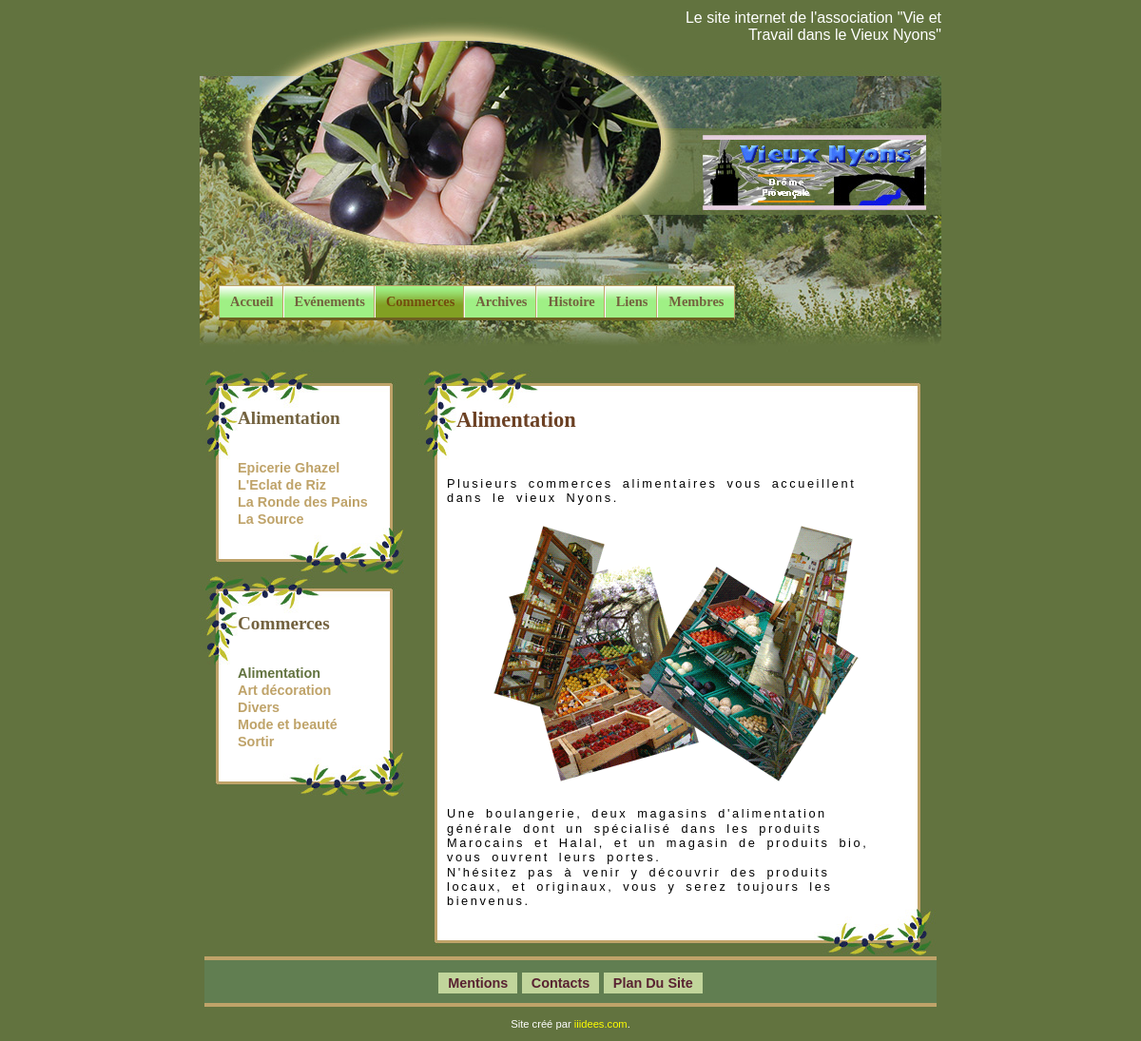
The app's page /fr/noscom.php?typid=1&comid=0 with its own data.
### tables this page shows
CREATE TABLE IF NOT EXISTS `vsyscommercetype` (
  `v_ComTypeID` smallint(4) unsigned NOT NULL AUTO_INCREMENT,
  `v_ComNom` varchar(20) NOT NULL,
  `v_ComActive` tinyint(4) unsigned NOT NULL DEFAULT '1',
  `v_ComNomUK` varchar(20) NOT NULL DEFAULT '',
  PRIMARY KEY (`v_ComTypeID`)
);

CREATE TABLE IF NOT EXISTS `vsyscommerces` (
  `v_EtabID` smallint(4) unsigned NOT NULL AUTO_INCREMENT,
  `v_MembreID` smallint(4) unsigned NOT NULL,
  `v_EtabNom` varchar(50) NOT NULL,
  `v_EtabNumero` smallint(4) NOT NULL,
  `v_RueID` smallint(4) unsigned NOT NULL,
  `v_EtabPhone` varchar(14) DEFAULT NULL,
  `v_EtabFax` varchar(14) DEFAULT NULL,
  `v_EtabMobile` varchar(14) DEFAULT NULL,
  `v_HoraireOnMatin` varchar(5) NOT NULL,
  `v_HoraireOffMatin` varchar(5) NOT NULL,
  `v_HoraireOnSoir` varchar(5) DEFAULT NULL,
  `v_HoraireOffSoir` varchar(5) DEFAULT NULL,
  `v_EtabFerme` varchar(7) NOT NULL,
  `v_EtabResponsable1` varchar(60) NOT NULL,
  `v_EtabResponsable2` varchar(60) DEFAULT NULL,
  `v_EtabActivite` varchar(120) NOT NULL,
  `v_EtabURL` varchar(120) DEFAULT NULL,
  `v_EtabEmail` varchar(120) DEFAULT NULL,
  `v_ComTypeID` smallint(4) unsigned NOT NULL DEFAULT '0',
  `v_EtabActive` tinyint(4) unsigned NOT NULL DEFAULT '1',
  `v_EtabFileNom` varchar(8) NOT NULL DEFAULT 'file',
  `v_EtabActiviteUK` varchar(120) NOT NULL DEFAULT '',
  PRIMARY KEY (`v_EtabID`)
);

### fr/noscom.php (the view, shortened to what this page needs)
<?php
$badQuery=FALSE;
if ((isset($_GET['typid'])) && (is_numeric($_GET['typid']))) {
	$type_id=$_GET['typid'];
} else {
	$badQuery=TRUE;
}
if ((isset($_GET['comid'])) && (is_numeric($_GET['comid']))) {
	$com_id=$_GET['comid'];
} else {
	$badQuery=TRUE;
}
if (!$badQuery) {
	$query="SELECT v_ComNom FROM vsyscommercetype WHERE v_ComTypeID=$type_id";
	$result=mysql_query($query) or trigger_error("Query: $query\n<br />MySQL Error: " . mysql_error());
	if (@mysql_num_rows($result) == 1) {
		$row=mysql_fetch_array($result,MYSQL_ASSOC);
		$entetetype=$row['v_ComNom'];
	}
	if ($com_id != 0) {
		$query="SELECT v_EtabNom FROM vsyscommerces WHERE v_EtabID=$com_id";
		$result=mysql_query($query) or trigger_error("Query: $query\n<br />MySQL Error: " . mysql_error());
		if (@mysql_num_rows($result) == 1) {
			$row=mysql_fetch_array($result,MYSQL_ASSOC);
			$entete=$row['v_EtabNom'];
			$titre_page="$entete sur vieuxnyons.com";
			$image_entete='enteteCom' . $com_id;
			$menu_item="commerces";
		}
	} else {
		$menu_item="commerces";
	}
	include ('includes/headerDeuxColssBuf.php');
	echo '<div id="gauche">';
	$query="SELECT v_EtabNom, v_EtabID FROM vsyscommerces WHERE v_EtabActive=1 AND v_ComTypeID=$type_id ORDER BY v_EtabNom ASC";
	$result=mysql_query($query) or trigger_error("Query: $query\n<br />MySQL Error: " . mysql_error());
	if (@mysql_num_rows($result) >= 1) {
		echo '<div class="petitHaut">' . $entetetype . '</div><div class="petitMilieu">';
		echo "\n<ul>\n";
		while ($row=mysql_fetch_array($result,MYSQL_ASSOC)) {
			echo '<li><a ';
			if ($com_id != $row['v_EtabID']) {
				echo 'href="noscom.php?typid=' . $type_id . '&comid=' . $row['v_EtabID'] . '"';
			} else {
				echo ' class="choix"';
			}
			echo ">" . $row['v_EtabNom'] . "</a></li>\n";
		}
		echo "</ul>\n</div>";
		echo '<div class="petitBas"></div>';
	}
	$query="SELECT v_ComNom, v_ComTypeID FROM vsyscommercetype WHERE v_ComActive=1 ORDER BY v_ComNom ASC";
	$result=mysql_query($query) or trigger_error("Query: $query\n<br />MySQL Error: " . mysql_error());
	if (@mysql_num_rows($result) >= 1) {
		echo '<div class="petitHaut">Commerces</div><div class="petitMilieu">';
		echo "<ul>\n";
		while ($row=mysql_fetch_array($result,MYSQL_ASSOC)) {
			echo '<li><a ';
			if ($row['v_ComTypeID'] != $type_id) {
				echo ' href="noscom.php?typid=' . $row['v_ComTypeID'] . '&comid=0"';
			} else {
				echo ' class="choix"';
			}
			echo ">" . $row['v_ComNom'] . "</a></li>\n";
		}
		echo "</ul>\n</div>";
		echo '<div class="petitBas"></div>';
	}
	echo '</div>
    <div id="droite">';
	if ($com_id == 0) {
		switch ($type_id) {
			case 1:
				include ('pre_aliment.php');
				break;
		}
	}
	echo '</div>';
	echo $menu_choix =NULL;
	include ('./includes/footerUnCol.php');
}
?>

### fr/includes/headerDeuxColssBuf.php (shortened to what this page needs)
<?php
$ladate=getdate();
$lannee=$ladate['year'];
$dec1=mktime(0,0,0,12,1,$lannee);
$dec2=mktime(23,59,59,12,31,$lannee);
$jan1=mktime(0,0,0,1,1,$lannee);
$jan2=mktime(23,59,59,1,7,$lannee);
if (($ladate[0] >= $dec1) && ($ladate[0] <= $dec2)){
	$css="noel";
} elseif (($ladate[0] >= $jan1) && ($ladate[0] <= $jan2)){
	$css="noel";
} else {
	$css="css1";
}
?>
<!DOCTYPE html PUBLIC "-//W3C//DTD XHTML 1.0 Strict//EN" "http://www.w3.org/TR/xhtml1/DTD/xhtml1-strict.dtd">
<html xmlns="http://www.w3.org/1999/xhtml">
<head>
<link href="../<?php echo $css; ?>/cssPrincipal.css" rel="stylesheet" type="text/css" />
<link href="../<?php echo $css; ?>/colDeux.css" rel="stylesheet" type="text/css" />
</head>
<body>
<div id="conteneur">
	<div id="haut">
	  <div id="enteteGauche"></div>
	  <div id="enteteCentre"></div>
	  <div id="enteteDroit">Le site internet de l'association "Vie et Travail dans le Vieux Nyons"</div>
	</div>
	<div id="menuHaut">
	  <ul id="thicktabs">
		<?php
			if ($menu_item == 'accueil') {
				echo '<li><a id="leftmostitem" class="selected">Accueil</a></li>';
				echo "\n";
			} else {
				echo '<li><a id="leftmostitem" href="../fr/accueil.php">Accueil</a></li>';
			}
			if ($menu_item == 'calendrier') {
				echo '<li><a class="selected">Ev&eacute;nements</a></li>';
				echo "\n";
			} else {
				echo '<li><a href="../fr/calendrier.php">Ev&eacute;nements</a></li>';
			}
			if ($menu_item == 'commerces') {
				echo '<li><a class="selected">Commerces</a></li>';
			} else {
				echo '<li><a href="../fr/commerces.php">Commerces</a></li>';
				echo "\n";
			}
			if ($menu_item == 'archives') {
				echo '<li><a class="selected">Archives</a></li>';
				echo "\n";
			} else {
				echo '<li><a href="../fr/archives.php">Archives</a></li>';
			}
			if ($menu_item == 'histoire') {
				echo '<li><a class="selected">Histoire</a></li>';
				echo "\n";
			} else {
				echo '<li><a href="../fr/histoire.php">Histoire</a></li>';
			}
			if ($menu_item == 'liens') {
				echo '<li><a class="selected">Liens</a></li>';
				echo "\n";
			} else {
				echo '<li><a href="../fr/liens.php">Liens</a></li>';
			}
			if ($menu_item == 'Membres') {
				echo '<li><a id="rightmostitem" class="selected">Membres</a></li>';
				echo "\n";
			} else {
				echo '<li><a id="rightmostitem" href="../fr/membres.php">Membres</a></li>';
			}
			?>
	  </ul>
	  <br style="clear:left" />
	</div>
	<div id="corps">

### fr/pre_aliment.php (shortened to what this page needs)
	<div class="moyenHaut"><h2>Alimentation</h2></div><div class="moyenMilieu"><br />
	<p>Plusieurs commerces alimentaires vous accueillent dans le vieux Nyons.</p>
	<img src="../images/commerce/imgAlimentation.gif" alt="photo montage alimentation" width="390" height="293" />
	<p>Une boulangerie, deux magasins d'alimentation g&eacute;n&eacute;rale dont un sp&eacute;cialis&eacute; dans les produits Marocains et Halal, et un magasin de produits bio, vous ouvrent leurs portes.<br />
N'h&eacute;sitez pas &agrave; venir y d&eacute;couvrir des produits locaux, et originaux, vous y serez toujours les bienvenus.</p>
	</div>
	<div class="moyenBas"></div>

### fr/includes/footerUnCol.php (shortened to what this page needs)
  <div id="pied">
    <ul id="menubas">
	  	<?php
		if ($menu_choix == 'mentions') {
			echo '<li><a class="choisi">Mentions</a></li>';
			echo "\n";
		} else {
			echo '<li><a href="../fr/mentions.php">Mentions</a></li>';
		}
		if ($menu_choix == 'contacts') {
			echo '<li><a class="choisi">Contacts</a></li>';
			echo "\n";
		} else {
			echo '<li><a href="../fr/contacts.php">Contacts</a></li>';
		}
		if ($menu_choix == 'plan') {
			echo '<li><a class="choisi">Plan du site</a></li>';
			echo "\n";
		} else {
			echo '<li><a href="../fr/plan.php">Plan du site</a></li>';
		}
		?>
      </ul>
  </div>
</div>
<div align="center" id="iiidees">
      <br />Site cr&eacute;&eacute; par <a href="http://www.iiidees.com" title="Lien vers le cr&eacute;ateur de ce site internet" target="_new" class="lid">iiidees.com</a>.<br /><br />
      </div>
</div>
</body>
</html>

### css1/cssPrincipal.css (style rules this page uses)
body { margin:0; padding:0; background-color:#62733f; font-family:Verdana, Arial, Helvetica, sans-serif; }
#conteneur { position:relative; width:780px; margin:0 auto; }
#haut { margin-top:10px; height:280px; }
#enteteGauche { height: 280px; width: 51px; float: left; background-image: url(../images/css1/enteteGauche.jpg); background-repeat: no-repeat; }
#enteteDroit { width:290px; height:280px; float: left; background-image: url(../images/css1/enteteDroit.jpg); background-repeat: no-repeat; font-family: Verdana, Arial, Helvetica, sans-serif; font-size: 1em; color: #FFFFFF; text-align:right; }
#menuHaut { width: 780px; height:80px; background-image: url(../images/css1/EnteteBas.jpg); }
#thicktabs { margin: 0; margin-left:20px; padding: 0; padding-top:10px; float: left; font: bold 0.9em Tahoma; }
#thicktabs li { display: inline; }
#thicktabs li a { float: left; color: #73623f; padding: 8px 11px; text-decoration: none; background: transparent url(../images/css1/vertpale.gif) top right no-repeat; border-top: 1px solid #bfa369; border-bottom: 3px solid #6d6122; }
#thicktabs li a#leftmostitem { border-left: 1px solid #bfa369; }
#thicktabs li a#rightmostitem { border-right: 1px solid #bfa369; background-position: top left; }
#thicktabs li a.selected { color: #734c0e; background-image: url(../images/css1/vertsombre.gif); }
h2 { font-size:1.4em; color:#6C4124; padding-left:40px; padding-top:40px; font-family: Georgia, "Times New Roman", Times, serif; }
p { font-family: Arial, Helvetica, sans-serif; font-size:0.8em; color:#000000; line-height: 1.2em; word-spacing: 0.3em; letter-spacing: 0.2em; text-align: left; padding-left:30px; padding-right:50px; padding-top:0; margin-top:0; padding-bottom:0; margin-bottom:0; }
#pied { height:40px; background-color: #617e51; text-align: center; font-variant: normal; color: #73623f; padding-top: 5px; font-weight: bold; text-transform: capitalize; border: 4px #bfa369 solid; border-left: none; border-right: none; clear:both; }
#menubas { margin: 0; white-space: nowrap; padding-top: 10px; padding-right: 0; padding-bottom: 10; padding-left: 0; }
#menubas li { display:inline; list-style-type: none; }
#menubas a, #menubas a:visited { font-family: Verdana, Arial, Helvetica, sans-serif; font-size: 0.9em; font-weight:bold; color:#592231; background-color: #C1D59B; padding: 3px 10px; text-decoration: none; }
#iiidees { font-size:0.7em; color:#FFF; }
a.lid:active, a.lid:visited, a.lid:link { text-decoration:none; color:#FF0; }

### css1/colDeux.css (style rules this page uses)
#corps { width:770px; margin-left:5px; }
#gauche { position:absolute; left:0; width:220px; background:url(../images/css1/SmallBackBoxV2.jpg) repeat-y; }
#droite { margin-left:225px; width:545px; }
div.petitHaut { width: 220px; height: 94px; background:url(../images/css1/SmallTopBoxV2.jpg) no-repeat; font-family: Georgia, "Times New Roman", Times, serif; font-weight: 700; font-size:1.2em; color:#73623F; padding-left:40px; padding-top:40px; margin-bottom:-40px; }
div.petitMilieu { width:220px; padding-left:40px; }
div.petitBas { width:220px; height:50px; background:url(../images/css1/SmallBottomBoxV2.jpg) no-repeat; }
div.moyenHaut { width:545px; height:94px; background:url(../images/css1/MediumTopBoxV2.jpg) no-repeat; }
div.moyenMilieu { width:545px; background:url(../images/css1/MediumBackBoxV2.jpg) repeat-y; text-align:center; }
div.moyenBas { width:545px; height:50px; background:url(../images/css1/MediumBottomBoxV2.jpg) no-repeat; }
#gauche ul { list-style-type: none; margin: 0; padding: 0; }
#gauche a:link, #gauche a:visited, #gauche a:active { font-size:0.9em; color:#BFA369; text-decoration:none; font-family: Arial, Helvetica, sans-serif; font-weight: 900; }
#gauche a:hover, #gauche a.choix { color:#62733f; font-size:0.9em; text-decoration:none; font-family: Arial, Helvetica, sans-serif; font-weight: 900; }
div.moyenMilieu img { border:none; padding:10px; }

### records on screen
vsyscommercetype: v_ComNom "Alimentation"
vsyscommerces: v_EtabNom "Epicerie Ghazel"
vsyscommerces: v_EtabNom "L'Eclat de Riz"
vsyscommerces: v_EtabNom "La Ronde des Pains"
vsyscommerces: v_EtabNom "La Source"
vsyscommercetype: v_ComNom "Art décoration"
vsyscommercetype: v_ComNom "Divers"
vsyscommercetype: v_ComNom "Mode et beauté"
vsyscommercetype: v_ComNom "Sortir"
